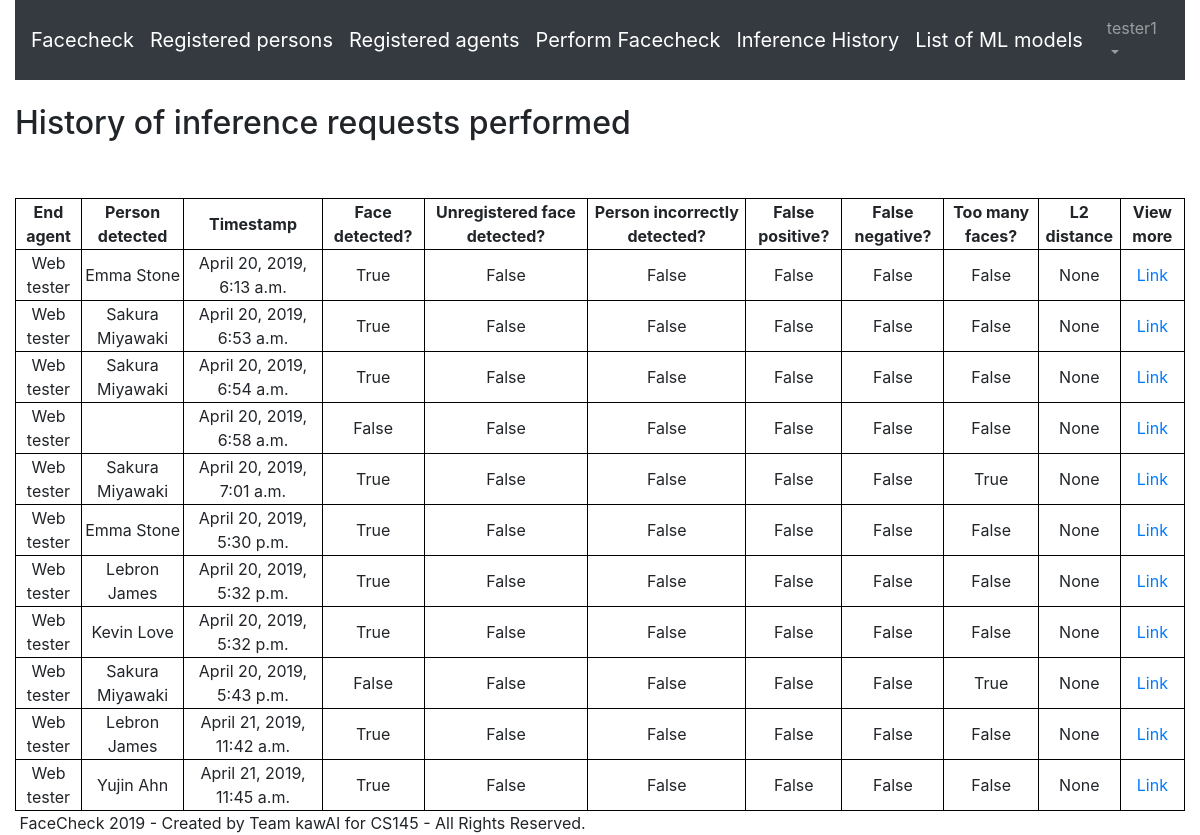
Before: /inferences/history (signed in) with the older database file.
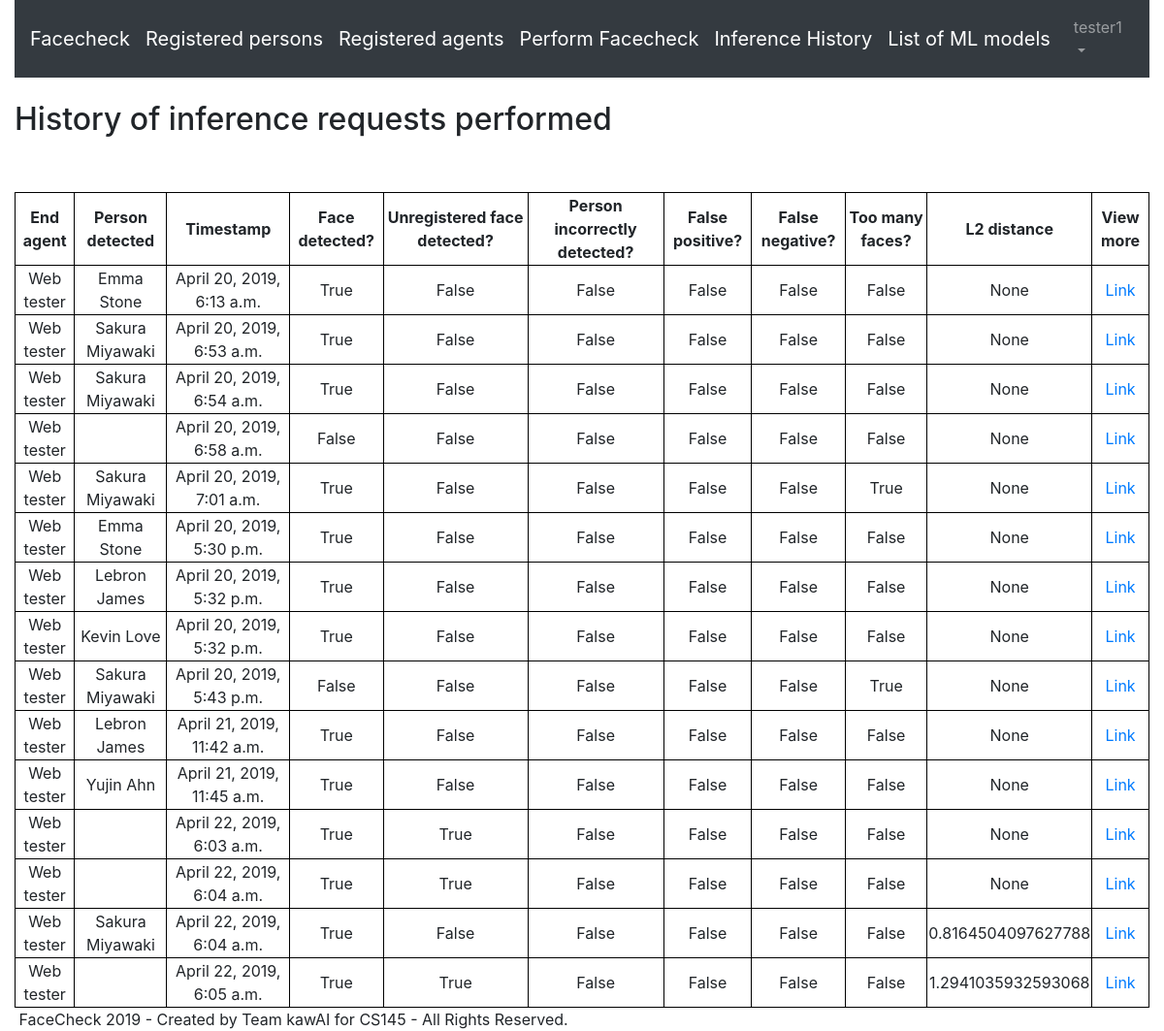
After: the same page with the newer database file.
### faces/models.py (models this page shows, shortened)
class CustomUser(AbstractUser):
    def __str__(self):
        return "%i - %s"%(self.id, self.username)

class InferenceRequest(Model):
    endagent = models.ForeignKey(EndAgent, on_delete=models.CASCADE)
    person = models.ForeignKey(RegisteredPerson, on_delete=models.SET_NULL, blank=True, null=True)
    inference = models.ImageField(upload_to=infphotopath, default='defaultinference.jpg')
    timestamp = models.DateTimeField()
    face_detected = models.BooleanField('A face was detected', default=True)
    unknown_detected = models.BooleanField('An unknown face was detected', default=False)
    incorrect_identification = models.BooleanField(default=False)
    false_positive = models.BooleanField(default=False)
    false_negative = models.BooleanField(default=False)
    too_many_faces = models.BooleanField(default=False)
    l2_distance = models.FloatField("L2 distance between target face and nearest face in dataset", blank=True, null=True)

class EndAgent(Model):
    manager = models.ForeignKey(CustomUser, on_delete=models.CASCADE)
    name = models.CharField('Name of End Agent', max_length=30, blank=False)
    location = models.CharField('Location of Agent', max_length=50, blank=True)
    inf_count = models.PositiveIntegerField("Inferences performed count", default=0)
    ii_count = models.PositiveIntegerField("Incorrect identifications count", default=0)
    fp_count = models.PositiveIntegerField("False positives count", default=0)
    fn_count = models.PositiveIntegerField("False negatives count", default=0)

class RegisteredPerson(Model):
    first_name = models.CharField('First name', max_length=40)
    last_name = models.CharField('Last name', max_length=25)
    is_enrstudent = models.BooleanField('Is an enrolled UP student', default=True)
    is_faculty = models.BooleanField('Is a faculty member', default=False)
    studentnum = models.CharField('Student/faculty number', max_length=9, null=True, blank=True)
    degreeprog = models.CharField('Degree program', max_length=50, null=True, blank=True)
    numphotos = models.PositiveIntegerField('Number of sample photos', default=0)

### faces/views.py (the view)
# urls.py: path('inferences/history', views.ListInferences.as_view(), name='list_inferences'),
class ListInferences(LoginRequiredMixin, ListView):
    model = InferenceRequest
    template_name = 'inferences_list.html'
    context_object_name = 'targetlist'

### templates/inferences_list.html (shortened to what this page needs)
{% extends "base.html" %}
{% block content %}
<h2> History of inference requests performed </h2>
<br><br>
<table>
    <tr>
        <th> End agent </th>
        <th> Person detected </th>
        <th> Timestamp </th>
        <th> Face detected? </th>
        <th> Unregistered face detected? </th>
        <th> Person incorrectly detected? </th>
        <th> False positive? </th>
        <th> False negative? </th>
        <th> Too many faces? </th>
        <th> L2 distance </th>
        <th> View more </th>
    <tr>
{% for item in targetlist %}
    <tr>
        <td> {{item.endagent.name}} </td>
        <td>{{item.person.first_name}} {{item.person.last_name}}</td>
        <td> {{item.timestamp}} </td>
        <td> {{item.face_detected}} </td>
        <td> {{item.unknown_detected}} </td>
        <td> {{item.incorrect_identification}}</td>
        <td> {{item.false_positive}} </td>
        <td> {{item.false_negative}} </td>
        <td> {{item.too_many_faces}} </td>
        <td> {{item.l2_distance}} </td>
        <td> <a href="{% url 'view_inference' item.id %}"> Link</a> </td>
{% empty %}
<tr> <td colspan="11"> None </td></tr>
{% endfor %}
</table>
{% endblock %}

### templates/base.html (shortened to what this page needs)
{% load static %}
<!doctype html>
<html lang="en">
  <head>
    <link rel='stylesheet' href='https://use.fontawesome.com/releases/v5.5.0/css/all.css'>
    <link rel="stylesheet" href="https://cdnjs.cloudflare.com/ajax/libs/font-awesome/4.7.0/css/font-awesome.min.css">
    <link rel="stylesheet" href="https://stackpath.bootstrapcdn.com/bootstrap/4.1.3/css/bootstrap.min.css">
  </head>
  <body>
    <div class="container-fluid">
        <header>
            <nav class="navbar navbar-expand-md navbar-dark bg-dark mb-4">
              <a class="navbar-brand" href="{% url 'home' %}">Facecheck</a>
              {% if user.is_authenticated %}
              <a class="navbar-brand" href="{% url 'list_persons' %}"> Registered persons</a>
              <a class="navbar-brand" href="{% url 'list_agents' %}"> Registered agents </a>
              <a class="navbar-brand" href="{% url 'make_inference' %}"> Perform Facecheck </a>
              <a class="navbar-brand" href="{% url 'list_inferences' %}"> Inference History </a>
              <a class="navbar-brand" href="{% url 'list_models' %}"> List of ML models </a>
              {% endif %}
              <div class="collapse navbar-collapse" id="navbarCollapse">
                {% if user.is_authenticated %}
                  <ul class="navbar-nav ml-auto">
                    <li class="nav-item">
                      <a class="nav-link dropdown-toggle" href="#" id="userMenu"\
                      data-toggle="dropdown" aria-haspopup="true" aria-expanded\
                      ="false">
                        {{ user.username }}
                      </a>
                    </li>
                  </ul>
                {% else %}
                  <form class="form-inline ml-auto">
                    <a href="{% url 'login' %}" class="btn btn-outline-secondary">
                    Log In</a>
                  </form>
                {% endif %}
              </div>
            </nav>
        </header>
        <div>
          {% block content %}
          {% endblock content %}
        </div>
        <footer class="footerdiv">
          &nbsp;FaceCheck 2019 - Created by Team kawAI for CS145 - All Rights Reserved.
        </footer>
    </div>
  </body>
</html>

### templates/base.html (style rules this page uses)
table, th, td { border: 1px solid black; text-align: center }

Changed rows visible on the page:
added InferenceRequest: endagent.name "Web tester", timestamp "April 22, 2019, 6:03 a.m.", face_detected "True", unknown_detected "True", incorrect_identification "False", false_positive "False", false_negative "False", too_many_faces "False", l2_distance "None"
added InferenceRequest: endagent.name "Web tester", timestamp "April 22, 2019, 6:04 a.m.", face_detected "True", unknown_detected "True", incorrect_identification "False", false_positive "False", false_negative "False", too_many_faces "False", l2_distance "None"
added InferenceRequest: endagent.name "Web tester", person.first_name "Sakura", person.last_name "Miyawaki", timestamp "April 22, 2019, 6:04 a.m.", face_detected "True", unknown_detected "False", incorrect_identification "False", false_positive "False", false_negative "False", too_many_faces "False", l2_distance "0.8164504097627788"
added InferenceRequest: endagent.name "Web tester", timestamp "April 22, 2019, 6:05 a.m.", face_detected "True", unknown_detected "True", incorrect_identification "False", false_positive "False", false_negative "False", too_many_faces "False", l2_distance "1.2941035932593068"
